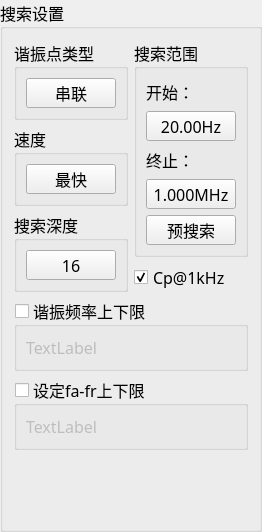
       <widget class="QGroupBox" name="grpSetup">
        <property name="font">
         <font>
          <family>楷体</family>
          <pointsize>12</pointsize>
         </font>
        </property>
        <property name="title">
         <string>搜索设置</string>
        </property>
        <layout class="QVBoxLayout" name="verticalLayout_17">
         <item>
          <layout class="QVBoxLayout" name="verticalLayout_14">
           <item>
            <layout class="QHBoxLayout" name="horizontalLayout">
             <item>
              <layout class="QVBoxLayout" name="verticalLayout_6">
               <item>
                <widget class="QGroupBox" name="groupBox">
                 <property name="font">
                  <font>
                   <family>楷体</family>
                   <pointsize>12</pointsize>
                  </font>
                 </property>
                 <property name="title">
                  <string>谐振点类型</string>
                 </property>
                 <layout class="QVBoxLayout" name="verticalLayout_4">
                  <item>
                   <widget class="QPushButton" name="btnEqucct">
                    <property name="minimumSize">
                     <size>
                      <width>90</width>
                      <height>30</height>
                     </size>
                    </property>
                    <property name="maximumSize">
                     <size>
                      <width>16777215</width>
                      <height>30</height>
                     </size>
                    </property>
                    <property name="font">
                     <font>
                      <family>楷体</family>
                      <pointsize>12</pointsize>
                     </font>
                    </property>
                    <property name="text">
                     <string>串联</string>
                    </property>
                   </widget>
                  </item>
                 </layout>
                </widget>
               </item>
               <item>
                <widget class="QGroupBox" name="groupBox_2">
                 <property name="font">
                  <font>
                   <family>楷体</family>
                   <pointsize>12</pointsize>
                  </font>
                 </property>
                 <property name="title">
                  <string>速度</string>
                 </property>
                 <layout class="QVBoxLayout" name="verticalLayout_5">
                  <item>
                   <widget class="QPushButton" name="btnSpeed">
                    <property name="minimumSize">
                     <size>
                      <width>75</width>
                      <height>30</height>
                     </size>
                    </property>
                    <property name="maximumSize">
                     <size>
                      <width>16777215</width>
                      <height>30</height>
                     </size>
                    </property>
                    <property name="font">
                     <font>
                      <family>楷体</family>
                      <pointsize>12</pointsize>
                     </font>
                    </property>
                    <property name="text">
                     <string>最快</string>
                    </property>
                   </widget>
                  </item>
                 </layout>
                </widget>
               </item>
               <item>
                <widget class="QGroupBox" name="groupBox_6">
                 <property name="font">
                  <font>
                   <family>楷体</family>
                   <pointsize>12</pointsize>
                  </font>
                 </property>
                 <property name="title">
                  <string>搜索深度</string>
                 </property>
                 <layout class="QVBoxLayout" name="verticalLayout_3">
                  <item>
                   <widget class="QPushButton" name="btnDepth">
                    <property name="minimumSize">
                     <size>
                      <width>75</width>
                      <height>30</height>
                     </size>
                    </property>
                    <property name="maximumSize">
                     <size>
                      <width>16777215</width>
                      <height>30</height>
                     </size>
                    </property>
                    <property name="font">
                     <font>
                      <family>楷体</family>
                      <pointsize>12</pointsize>
                     </font>
                    </property>
                    <property name="text">
                     <string>16</string>
                    </property>
                   </widget>
                  </item>
                 </layout>
                </widget>
               </item>
              </layout>
             </item>
             <item>
              <layout class="QVBoxLayout" name="verticalLayout_7">
               <item>
                <widget class="QGroupBox" name="groupBox_3">
                 <property name="font">
                  <font>
                   <family>楷体</family>
                   <pointsize>12</pointsize>
                  </font>
                 </property>
                 <property name="title">
                  <string>搜索范围</string>
                 </property>
                 <layout class="QVBoxLayout" name="verticalLayout_2">
                  <item>
                   <widget class="QLabel" name="label">
                    <property name="font">
                     <font>
                      <family>楷体</family>
                      <pointsize>12</pointsize>
                     </font>
                    </property>
                    <property name="text">
                     <string>开始：</string>
                    </property>
                   </widget>
                  </item>
                  <item>
                   <widget class="QPushButton" name="btnStart">
                    <property name="minimumSize">
                     <size>
                      <width>90</width>
                      <height>30</height>
                     </size>
                    </property>
                    <property name="maximumSize">
                     <size>
                      <width>16777215</width>
                      <height>30</height>
                     </size>
                    </property>
                    <property name="font">
                     <font>
                      <family>楷体</family>
                      <pointsize>12</pointsize>
                     </font>
                    </property>
                    <property name="text">
                     <string>20.00Hz</string>
                    </property>
                   </widget>
                  </item>
                  <item>
                   <widget class="QLabel" name="label_2">
                    <property name="font">
                     <font>
                      <family>楷体</family>
                      <pointsize>12</pointsize>
                     </font>
                    </property>
                    <property name="text">
                     <string>终止：</string>
                    </property>
                   </widget>
                  </item>
                  <item>
                   <widget class="QPushButton" name="btnStop">
                    <property name="minimumSize">
                     <size>
                      <width>75</width>
                      <height>30</height>
                     </size>
                    </property>
                    <property name="maximumSize">
                     <size>
                      <width>16777215</width>
                      <height>30</height>
                     </size>
                    </property>
                    <property name="font">
                     <font>
                      <family>楷体</family>
                      <pointsize>12</pointsize>
                     </font>
                    </property>
                    <property name="text">
                     <string>1.000MHz</string>
                    </property>
                   </widget>
                  </item>
                  <item>
                   <widget class="QPushButton" name="btnPreSearch">
                    <property name="minimumSize">
                     <size>
                      <width>75</width>
                      <height>30</height>
                     </size>
                    </property>
                    <property name="maximumSize">
                     <size>
                      <width>16777215</width>
                      <height>30</height>
                     </size>
                    </property>
                    <property name="font">
                     <font>
                      <family>楷体</family>
                      <pointsize>12</pointsize>
                     </font>
                    </property>
                    <property name="text">
                     <string>预搜索</string>
                    </property>
                   </widget>
                  </item>
                 </layout>
                </widget>
               </item>
               <item>
                <widget class="QCheckBox" name="chkCp">
                 <property name="font">
                  <font>
                   <family>楷体</family>
                   <pointsize>12</pointsize>
                  </font>
                 </property>
                 <property name="text">
                  <string>Cp@1kHz</string>
                 </property>
                 <property name="checked">
                  <bool>true</bool>
                 </property>
                </widget>
               </item>
              </layout>
             </item>
            </layout>
           </item>
           <item>
            <widget class="QGroupBox" name="grpLimit">
             <property name="font">
              <font>
               <family>楷体</family>
               <pointsize>12</pointsize>
              </font>
             </property>
             <property name="title">
              <string>谐振频率上下限</string>
             </property>
             <property name="checkable">
              <bool>true</bool>
             </property>
             <property name="checked">
              <bool>false</bool>
             </property>
             <layout class="QVBoxLayout" name="verticalLayout_8">
              <item>
               <widget class="ClickedLabel" name="lblLimit">
                <property name="font">
                 <font>
                  <family>楷体</family>
                  <pointsize>12</pointsize>
                 </font>
                </property>
                <property name="text">
                 <string>TextLabel</string>
                </property>
               </widget>
              </item>
             </layout>
            </widget>
           </item>
           <item>
            <widget class="QGroupBox" name="grpFafr">
             <property name="font">
              <font>
               <family>楷体</family>
               <pointsize>12</pointsize>
              </font>
             </property>
             <property name="title">
              <string>设定fa-fr上下限</string>
             </property>
             <property name="checkable">
              <bool>true</bool>
             </property>
             <property name="checked">
              <bool>false</bool>
             </property>
             <layout class="QVBoxLayout" name="verticalLayout_13">
              <item>
               <widget class="ClickedLabel" name="lblLimitFafr">
                <property name="font">
                 <font>
                  <family>楷体</family>
                  <pointsize>12</pointsize>
                 </font>
                </property>
                <property name="text">
                 <string>TextLabel</string>
                </property>
               </widget>
              </item>
             </layout>
            </widget>
           </item>
          </layout>
         </item>
         <item>
          <spacer name="verticalSpacer_3">
           <property name="orientation">
            <enum>Qt::Vertical</enum>
           </property>
           <property name="sizeHint" stdset="0">
            <size>
             <width>20</width>
             <height>40</height>
            </size>
           </property>
          </spacer>
         </item>
         <item>
          <widget class="QLabel" name="lblControlBox">
           <property name="font">
            <font>
             <family>楷体</family>
             <pointsize>12</pointsize>
            </font>
           </property>
           <property name="text">
            <string/>
           </property>
          </widget>
         </item>
        </layout>
        <zorder></zorder>
        <zorder>verticalSpacer_3</zorder>
        <zorder>lblControlBox</zorder>
       </widget>
